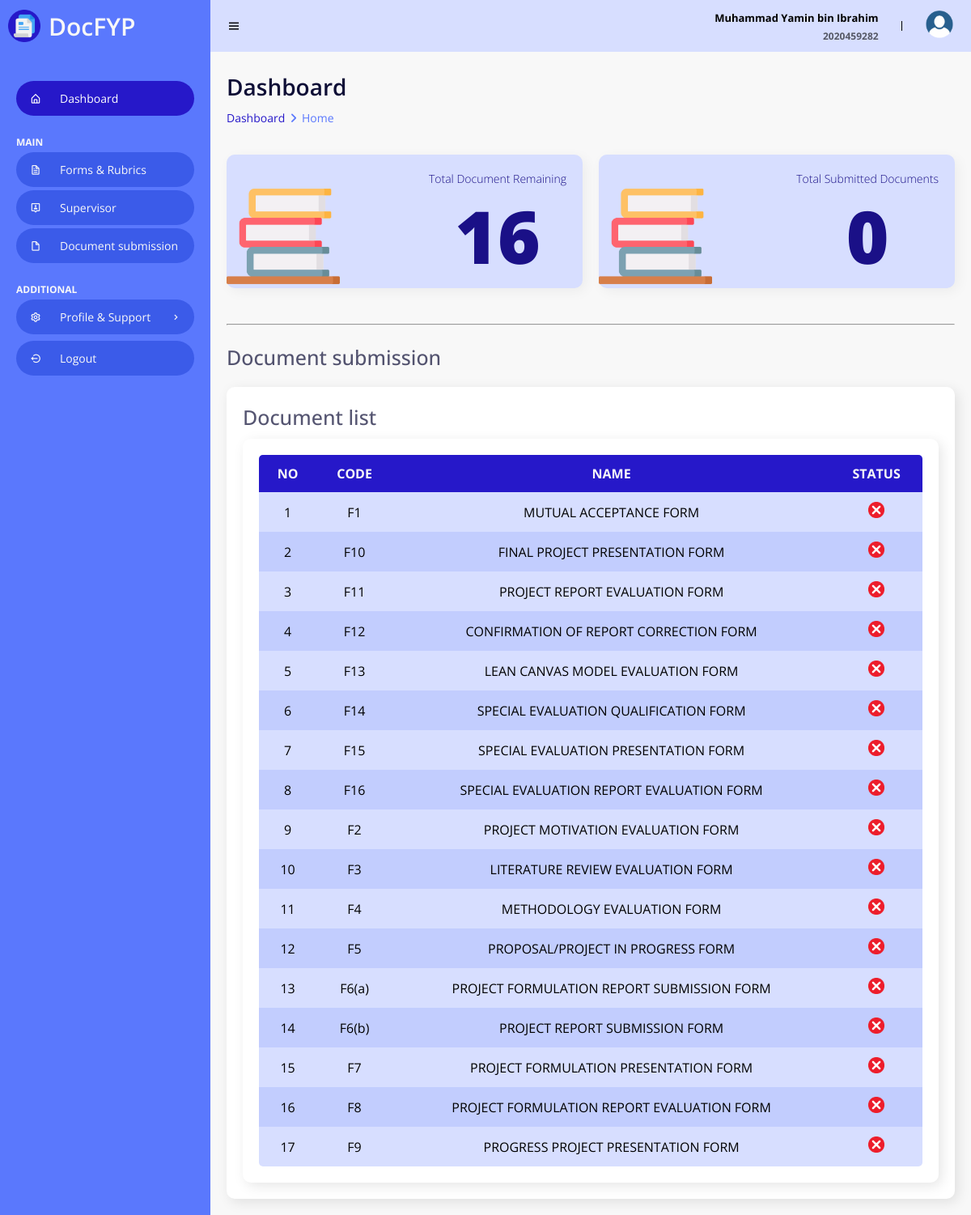
The app's page /Student/Home.php (signed in) with its own data.
### tables this page shows
CREATE TABLE `doctype` (
  `docCode` varchar(10) NOT NULL,
  `docName` varchar(50) NOT NULL,
  `docFileName` varchar(100) NOT NULL,
  `docExtension` varchar(100) NOT NULL,
  `docSize` varchar(100) NOT NULL,
  `docMark` varchar(50) NOT NULL,
  `docDecs` varchar(50) NOT NULL
);

### Student/Home.php (the view, shortened to what this page needs)
<!DOCTYPE html>
<html>
<head>
    <link rel="stylesheet" href="StyleHome.css">
    <link href='https://unpkg.com/boxicons@2.0.9/css/boxicons.min.css' rel='stylesheet'>
    <link rel="stylesheet" href="https://cdnjs.cloudflare.com/ajax/libs/font-awesome/6.4.0/css/all.min.css">
    <?php
        include("../Dbconn.php");
    ?>
</head>
<body>
    <section id="sidebar">
        <a href="Home.php" class="brand">
            <img class="logo" src="/Edms/images/logo.png" alt="Logo">
            DocFYP
        </a>
        <ul class="side-menu">
            <li><a href="Home.php" class="active"><i class='bx bx-home-alt icon' ></i>Dashboard</a></li>
            <li class="divider" data-text="main">Main</li>
            <li><a href="FormRubric.php"><i class='bx bx-file icon'></i> Forms & Rubrics</a></li>
            <li><a href="supervisor.php"><i class='bx bx-user-pin icon'></i> Supervisor </a></li>
            <li><a href="docSubmit.php"><i class='bx bx-file-blank icon'></i> Document submission </a></li>
            <li class="divider" data-text="ADDITIONAL">Setting & Support</li>
            <li>
                <a href="#"><i class='bx bx-cog icon' ></i> Profile & Support <i class='bx bx-chevron-right icon-right' ></i></a>
            </li>
            <li><a href="/Edms/Logout.php"><i class='bx bx-log-out-circle icon'></i> Logout</a></li>
        </ul>
    </section>
    <section id="content">
        <nav>
            <i class='bx bx-menu toggle-sidebar' ></i>
            <div class="sessionInfo">
                <?php
                if (isset($_SESSION["log"]) && ($_SESSION["log"] == 1)) {
                    ?>
                    <div class="userFullName">
                        <p><?php echo $_SESSION["stud_name"] ?></p>
                    </div>
                    <div class="userID">
                        <p><?php echo $_SESSION["stud_id"]; ?></p>
                    </div>
                    <?php
                } else {
                    echo "<meta http-equiv=\"refresh\" content=\"2;URL=../Login.php\"/>";
                }
                ?>
            </div>
            <div class="profile">
                <img src="/Edms/images/userdp.png" alt="Profile picture">
            </div>
        </nav>
        <main>
            <h1 class="title">Dashboard</h1>
            <ul class="breadcrumbs">
                <li><a href="Home.php">Dashboard</a></li>
                <li class="divider"><i class="fa fa-solid fa-angle-right"></i></li>
                <li><a href="Home.php" class="active">Home</a></li>
            </ul>
            <div class="info-data">
                <div class="card">
                    <div class="imgGraphic">
                        <img src="/Edms/images/class.png">
                    </div>
                    <div class="head">
                        <div>
                            <h2>Total Document Remaining</h2>
                            <p>
                                <?php
                                    $sql = "SELECT COUNT(*) FROM document WHERE uploadBy = '".$_SESSION['stud_id']."'";
                                    $query = mysqli_query($connection, $sql) or die("not found");
                                    $count = mysqli_fetch_array($query)[0];
                                    $remain = 16 - $count;
                                    echo $remain;
                                ?>
                            </p>
                        </div>
                    </div>
                </div>
                <div class="card">
                    <div class="imgGraphic">
                        <img src="/Edms/images/class.png">
                    </div>
                    <div class="head">
                        <div>
                            <h2>Total Submitted Documents</h2>
                            <p>
                                <?php
                                    $sql = "SELECT COUNT(*) FROM document WHERE uploadBy = '".$_SESSION['stud_id']."'";
                                    $query = mysqli_query($connection, $sql) or die("not found");
                                    $count = mysqli_fetch_array($query)[0];
                                    echo $count;
                                ?>
                            </p>
                        </div>
                    </div>
                </div>
            </div>
            <br><br><hr><br>
            <h1 class="titleContent">Document submission</h1>
            <div class="data">
                <div class="content-data">
                    <div class="titleContentWButton">
                        <h1 class="titleContent">Document list</h1>
                    </div>
                    <?php
                    $sqlDocType = "SELECT * FROM doctype";
                    $queryDocType = mysqli_query($connection, $sqlDocType) or die("not found");
                    $count = 1;
                    ?>
                    <div class="content-data">
                        <table>
                            <tr>
                                <th>no</th>
                                <th>code</th>
                                <th>name</th>
                                <th>status</th>
                            </tr>
                            <?php
                            while ($rowDocType= mysqli_fetch_array($queryDocType)) {
                                $sqlCheckDoc = "SELECT * FROM document WHERE docCode = '" . $rowDocType["docCode"] . "' AND uploadBy = '" . $_SESSION['stud_id']. "'";
                                $queryCheckDoc = mysqli_query($connection, $sqlCheckDoc);
                                $status = (mysqli_num_rows($queryCheckDoc) > 0) ? "<img src='/Edms/images/yes.png' style='width:20px; height: 20px;'>" : "<img src='/Edms/images/no.png' style='width:20px; height: 20px;'>";
                                ?>
                                <tr>
                                    <td><?php echo $count; ?></td>
                                    <td><?php echo $rowDocType["docCode"]; ?></td>
                                    <td><?php echo $rowDocType["docName"]; ?></td>
                                    <td><?php echo $status; ?></td>
                                </tr>
                                <?php
                                $count++;
                            }
                            ?>
                        </table>
                    </div>
                </div>
            </div>
        </main>
    </section>
</body>
</html>

### records on screen
doctype: docCode "F1", docName "MUTUAL ACCEPTANCE FORM"
doctype: docCode "F10", docName "FINAL PROJECT PRESENTATION FORM"
doctype: docCode "F11", docName "PROJECT REPORT EVALUATION FORM"
doctype: docCode "F12", docName "CONFIRMATION OF REPORT CORRECTION FORM"
doctype: docCode "F13", docName "LEAN CANVAS MODEL EVALUATION FORM"
doctype: docCode "F14", docName "SPECIAL EVALUATION QUALIFICATION FORM"
doctype: docCode "F15", docName "SPECIAL EVALUATION PRESENTATION FORM"
doctype: docCode "F16", docName "SPECIAL EVALUATION REPORT EVALUATION FORM"
doctype: docCode "F2", docName "PROJECT MOTIVATION EVALUATION FORM"
doctype: docCode "F3", docName "LITERATURE REVIEW EVALUATION FORM"
doctype: docCode "F4", docName "METHODOLOGY EVALUATION FORM"
doctype: docCode "F5", docName "PROPOSAL/PROJECT IN PROGRESS FORM"
doctype: docCode "F6(a)", docName "PROJECT FORMULATION REPORT SUBMISSION FORM"
doctype: docCode "F6(b)", docName "PROJECT REPORT SUBMISSION FORM"
doctype: docCode "F7", docName "PROJECT FORMULATION PRESENTATION FORM"
doctype: docCode "F8", docName "PROJECT FORMULATION REPORT EVALUATION FORM"
doctype: docCode "F9", docName "PROGRESS PROJECT PRESENTATION FORM"

### other values on screen
$_SESSION["stud_name"] "Muhammad Yamin bin Ibrahim"
$_SESSION["stud_id"] "2020459282"
$remain "16"
$count "0"
